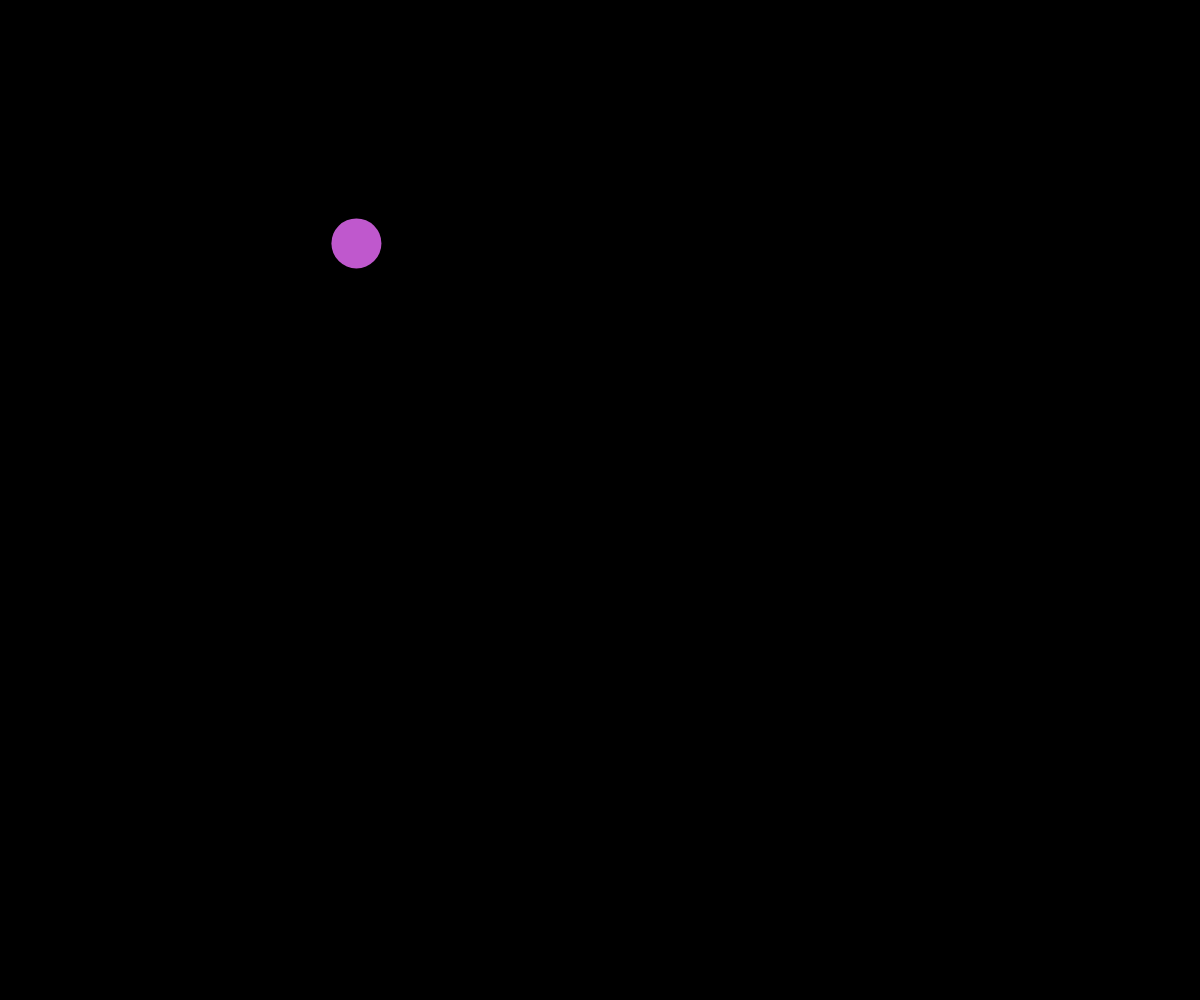
Frame 1 (no input)
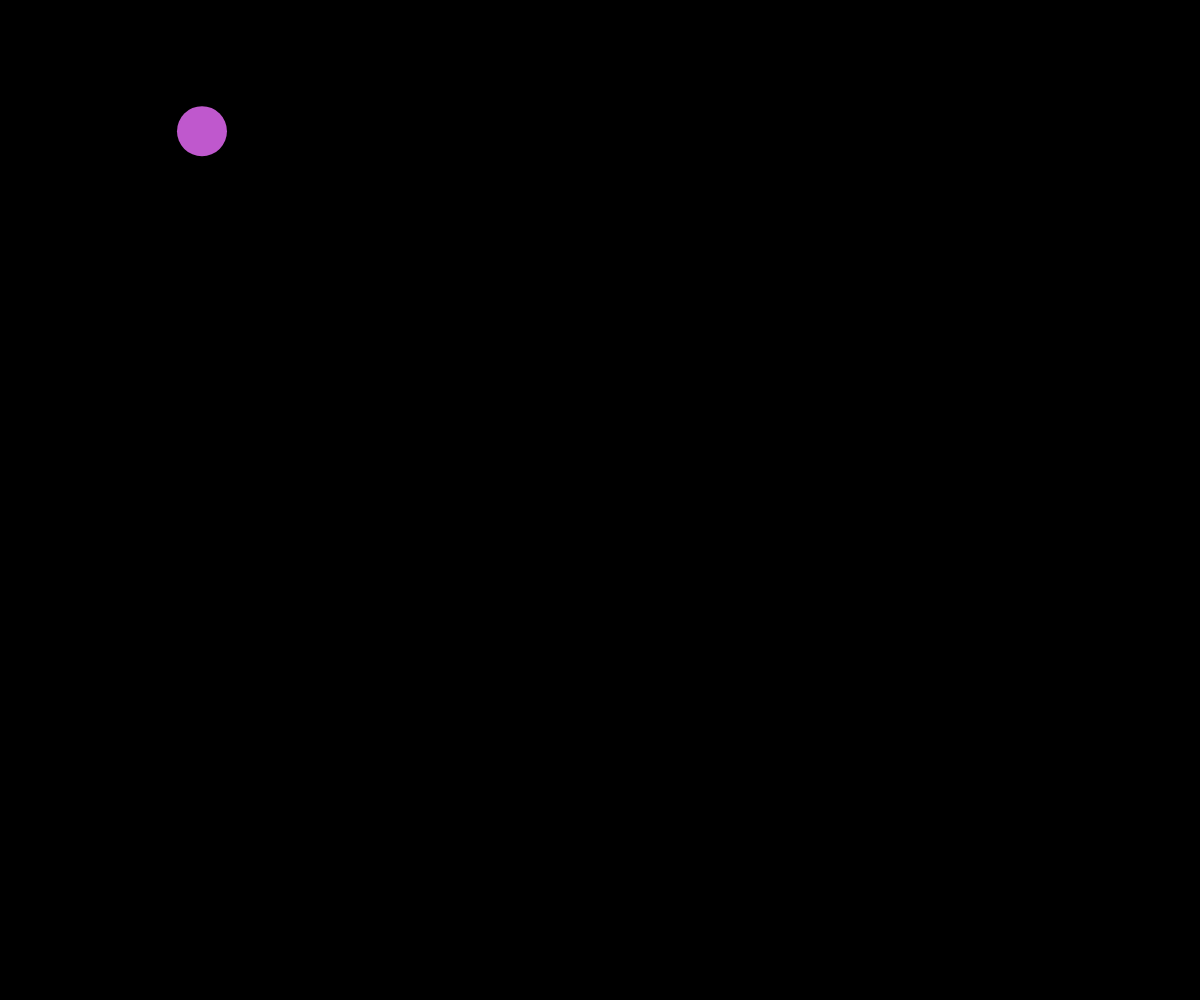
Frame 60 (no input)
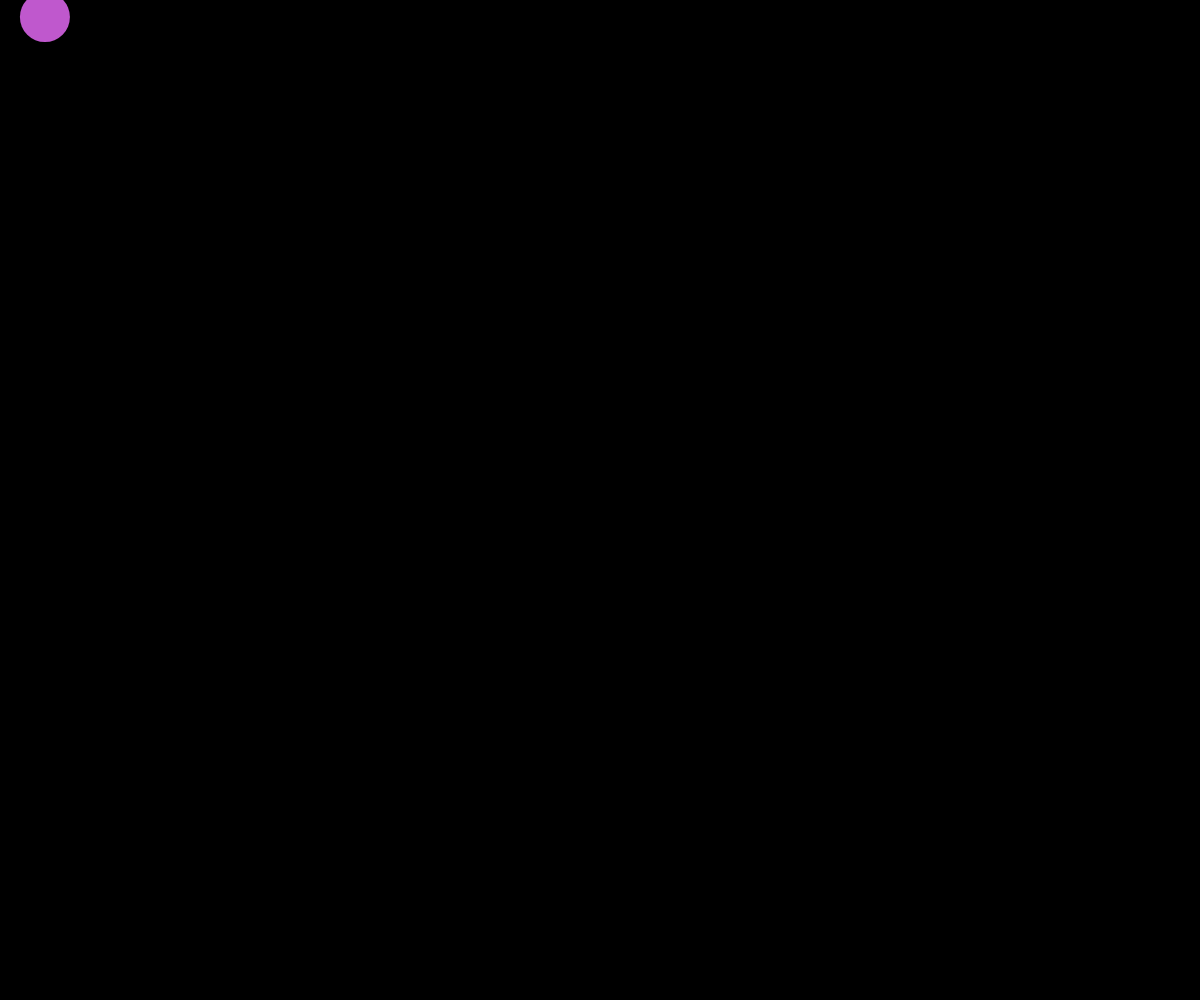
Frame 120 (the mouse pressed at the canvas centre since frame 60)

The p5.js sketch that drew these frames (run headless with seeded random() and noise() and a simulated clock; from frame 60 on, the mouse is pressed at the canvas centre):

// p5.js sketch
// ── sketch.js
//Alexis Framness
// Week 11


// create a variables for balls
let ball;
let balls = [];
let num_of_balls = 25;


function setup() {
    // createCanvas the fills window
    createCanvas(windowWidth, windowHeight);

    // create a new ball object of class type "Ball"
    ball = new Ball (random(windowWidth), random(windowHeight), 50,color(random(255), random(255), random(255)));

    for (let i = 0; i < num_of_balls; i++) {
        balls.push( new Ball() );
    }
}

function draw() {
    background(0);
    // call the ball's methods
    ball.frame()

  }

// Ball Class Definition
class Ball {
    constructor(x, y, size, color) {
        this.color = color;
        this.size = size;
        this.rad = this.size / 4;
        this.posX = random(width);
        this.posY = random(height);
        this.deltaX = random(-4, 4);
        this.deltaY = random(-4, 4);
    }

    frame() {
      this.display();
      this.move();
      this.edgeCheck();
    }

    display() {
        push();
        // remove the balls outer stroke
        noStroke();
        // set the balls fill color
        fill(this.color);
        // set the position of the ball
        translate(this.posX, this.posY);
        ellipse(0, 0, this.size);
        pop();
    }

    move() {
        this.posX += this.deltaX;
        this.posY += this.deltaY;
    }

    edgeCheck() {
        // check if the ball has hit a vertical wall (left or right walls)
        if (this.posX + this.rad >= width || this.posX - this.rad <= 0) {
            this.deltaX *= -1;
        }
        // check if the ball has hit a horizontal wall (top or bottom walls)
        if (this.posY + this.rad >= height || this.posY - this.rad <= 0) {
            this.deltaY *= -1;
        }
    }
}
